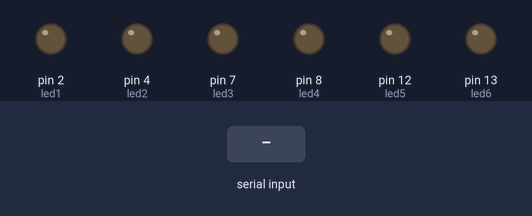
The sketch below on a simulated Arduino Uno, built with avr-gcc and run on an emulated ATmega328P. Parts: output pins drawn as LEDs (lit = HIGH). The inputs (shaded band) are chosen by the test bench.

Above: at 1.2 s.
1.3 s: "1" received over Serial
At 1.8 s:
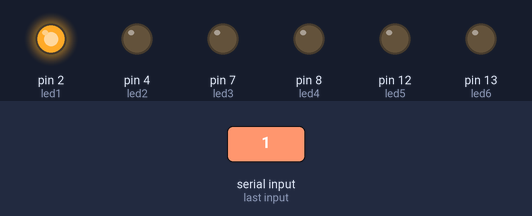
2.8 s: "2" received over Serial
At 4.0 s:
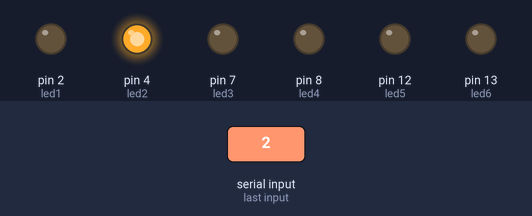
4.3 s: "3" received over Serial
At 5.3 s:
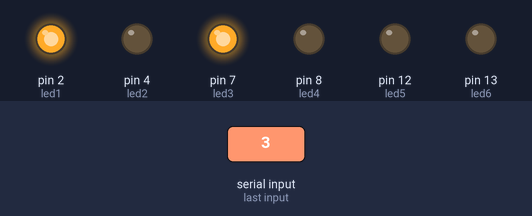
5.8 s: "4" received over Serial
At 6.4 s:
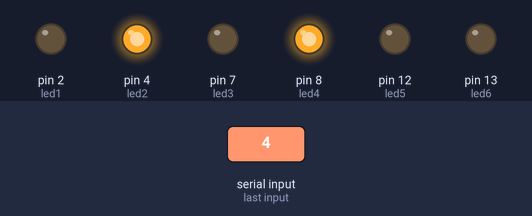
7.3 s: "5" received over Serial
At 8.5 s:
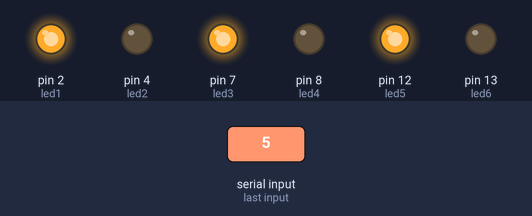
8.8 s: "6" received over Serial
At 9.9 s:
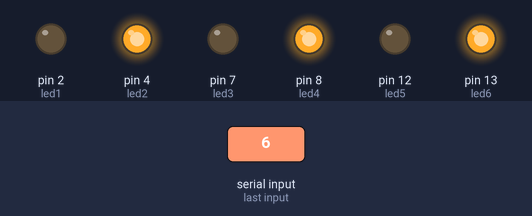
Timing chart, 0 to 11.3 s (numbered marks = the images above; inputs shaded):
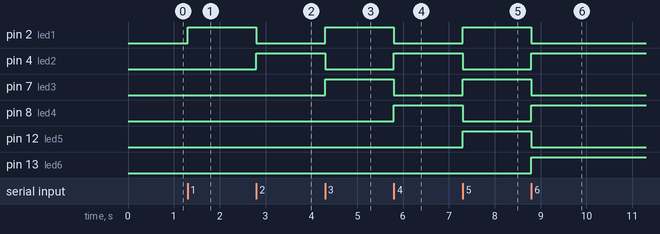

The sketch:

sketch_AllPainLevels_Nov26.ino
```cpp
// Arduino IDE:
// File -> Examples -> 04.Communication -> PhysicalPixel

const int led1 = 2; // pin the LEDs are attached to
const int led2 = 4; // pin the LEDs are attached to
const int led3 = 7; // pin the LEDs are attached to
const int led4 = 8; // pin the LEDs are attached to
const int led5 = 12; // pin the LEDs are attached to
const int led6 = 13; // pin the LEDs are attached to
int incomingByte;      // variable stores  serial data
int DELAY_LED= 500;

void setup() {
  // initialize serial communication:
  Serial.begin(9600);
  // initialize the LED pin as an output:
  pinMode(led1, OUTPUT);
  pinMode(led2, OUTPUT);
  pinMode(led3, OUTPUT);
  pinMode(led4, OUTPUT);
  pinMode(led5, OUTPUT);
  pinMode(led6, OUTPUT);
}

void loop() {
  // see if there's incoming serial data:
  if (Serial.available() > 0) {
    // read the oldest byte in the serial buffer:
    incomingByte = Serial.read();
    // if it's a capital H (ASCII 72), turn on the LED:
    if (incomingByte == '1') {
      digitalWrite(led1, HIGH);
      digitalWrite(led2, LOW);
      digitalWrite(led3, LOW);
      digitalWrite(led4, LOW);
      digitalWrite(led5, LOW);
      digitalWrite(led6, LOW);
      delay(DELAY_LED);
    }
    // if it's an L (ASCII 76) turn off the LED:
    if (incomingByte == '2') {
      digitalWrite(led1, LOW);
      digitalWrite(led2, HIGH);
      digitalWrite(led3, LOW);
      digitalWrite(led4, LOW);
      digitalWrite(led5, LOW);
      digitalWrite(led6, LOW);
      delay(DELAY_LED);
    }
    if (incomingByte == '3') {
      digitalWrite(led1, HIGH);
      digitalWrite(led2, LOW);
      digitalWrite(led3, HIGH);
      digitalWrite(led4, LOW);
      digitalWrite(led5, LOW);
      digitalWrite(led6, LOW);
      delay(DELAY_LED);
    }
    // if it's an L (ASCII 76) turn off the LED:
    if (incomingByte == '0') {
      digitalWrite(led1, LOW);
      digitalWrite(led2, LOW);
      digitalWrite(led3, LOW);
      digitalWrite(led4, LOW);
      digitalWrite(led5, LOW);
      digitalWrite(led6, LOW);


    }
      if (incomingByte == '4') {
      digitalWrite(led1, LOW);
      digitalWrite(led2, HIGH);
      digitalWrite(led3, LOW);
      digitalWrite(led4, HIGH);
      digitalWrite(led5, LOW);
      digitalWrite(led6, LOW);
      delay(DELAY_LED);
    }
    if (incomingByte == '5') {
      digitalWrite(led1, HIGH);
      digitalWrite(led2, LOW);
      digitalWrite(led3, HIGH);
      digitalWrite(led4, LOW);
      digitalWrite(led5, HIGH);
      digitalWrite(led6, LOW);
      delay(DELAY_LED);
    }
    // if it's an L (ASCII 76) turn off the LED:
    if (incomingByte == '6') {
      digitalWrite(led1, LOW);
      digitalWrite(led2, HIGH);
      digitalWrite(led3, LOW);
      digitalWrite(led4, HIGH);
      digitalWrite(led5, LOW);
      digitalWrite(led6, HIGH);
      delay(DELAY_LED);
    }
  }
}
```

Measured:
- after the input at 1.3 s, pin 2 (led1): LOW → HIGH at once
- after the input at 2.8 s, pin 2 (led1): HIGH → LOW at once; pin 4 (led2): LOW → HIGH at once
- after the input at 4.3 s, pin 2 (led1), pin 7 (led3): LOW → HIGH at once; pin 4 (led2): HIGH → LOW at once
- after the input at 5.8 s, pin 2 (led1), pin 7 (led3): HIGH → LOW at once; pin 4 (led2), pin 8 (led4): LOW → HIGH at once
- after the input at 7.3 s, pin 2 (led1), pin 7 (led3), pin 12 (led5): LOW → HIGH at once; pin 4 (led2), pin 8 (led4): HIGH → LOW at once
- after the input at 8.8 s, pin 2 (led1), pin 7 (led3), pin 12 (led5): HIGH → LOW at once; pin 4 (led2), pin 8 (led4), pin 13 (led6): LOW → HIGH at once
